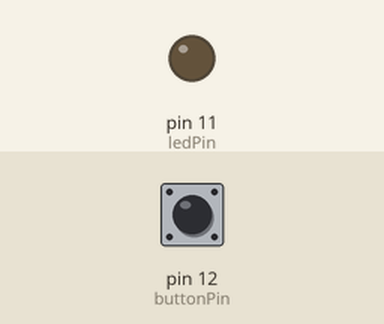
This program was run on a simulated Raspberry Pi (header pin numbers). Shown: output pins drawn as LEDs (lit = HIGH). The test bench sets the inputs (shaded band); at power-on: pin 12 (buttonPin) HIGH. What the program prints to the terminal is not drawn.

Above: at 1.2 s.
1.3 s: pin 12 (buttonPin) pulled LOW for 0.15 s
At 1.37 s:
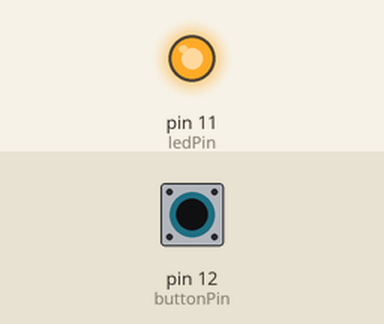
2.9 s: pin 12 (buttonPin) pulled LOW for 3.2 s
At 7.2 s:
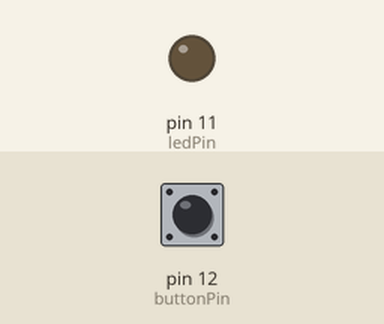
Timing chart, 0 to 8.7 s (numbered marks = the images above; inputs shaded):
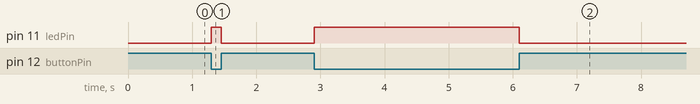

Measured:
- after the input at 1.3 s, pin 11 (ledPin): LOW → HIGH at once, → LOW 0.15 s later
- after the input at 2.9 s, pin 11 (ledPin): LOW → HIGH at once, → LOW 3.2 s later

The program:

ButtonLED.py
```python
#!/usr/bin/env python3
########################################################################
# Filename    : ButtonLED.py
# Description : Control led with button
# Author      : www.freenove.com
# modification: 2019/12/28
########################################################################
import RPi.GPIO as GPIO

ledPin = 11    # define ledPin
buttonPin = 12    # define buttonPin

def setup():

    GPIO.setmode(GPIO.BOARD)      # use PHYSICAL GPIO Numbering
    GPIO.setup(ledPin, GPIO.OUT)   # set ledPin to OUTPUT mode
    GPIO.setup(buttonPin, GPIO.IN, pull_up_down=GPIO.PUD_UP)    # set buttonPin to PULL UP INPUT mode

def loop():
    while True:
        if GPIO.input(buttonPin)==GPIO.LOW: # if button is pressed
            GPIO.output(ledPin,GPIO.HIGH)   # turn on led
            print ('led turned on >>>')     # print information on terminal
        else : # if button is relessed
            GPIO.output(ledPin,GPIO.LOW) # turn off led
            print ('led turned off <<<')

def destroy():
    GPIO.output(ledPin, GPIO.LOW)     # turn off led
    GPIO.cleanup()                    # Release GPIO resource

if __name__ == '__main__':     # Program entrance
    print ('Program is starting...')
    setup()
    try:
        loop()
    except KeyboardInterrupt:  # Press ctrl-c to end the program.
        destroy()
```
